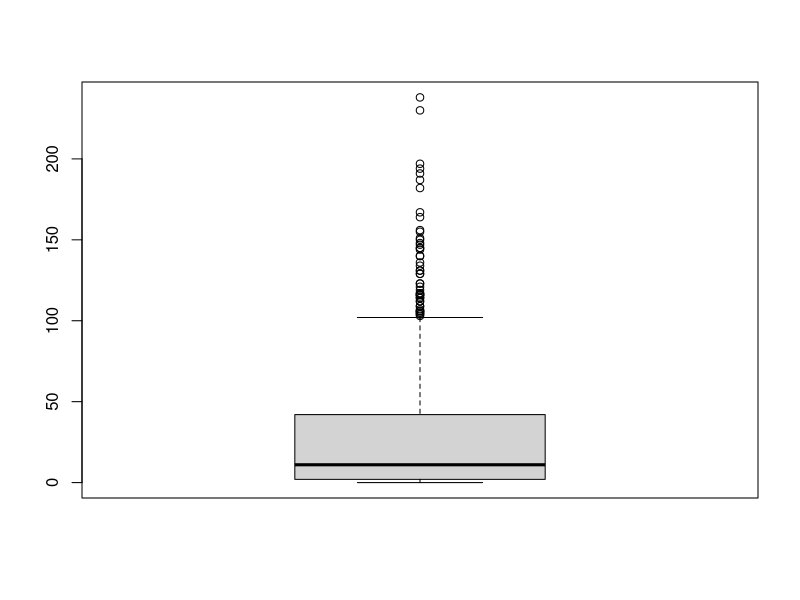
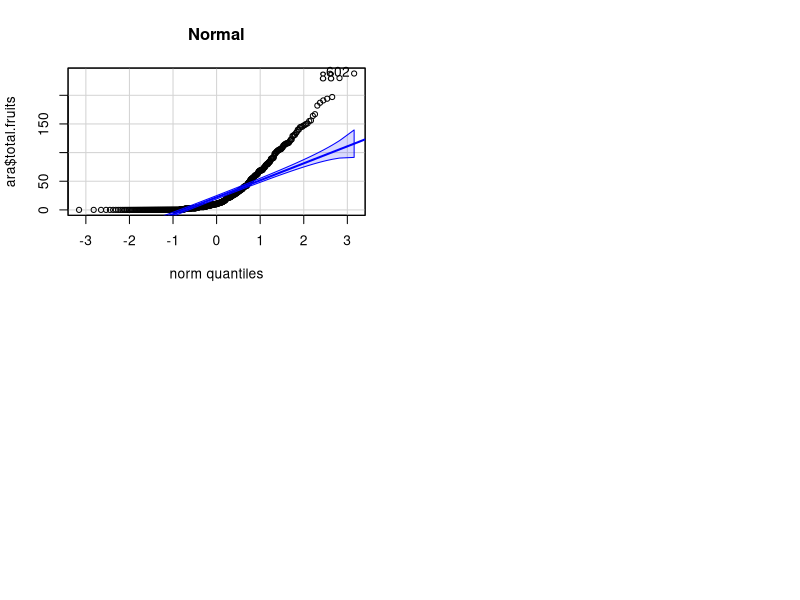

Write the R code that produced these figures, in order. (Note: this script raises an error after producing the figures.)
## ---- chunk 1
knitr::opts_chunk$set(echo = F)
library(MASS);library(ggplot2);library(lme4);library(car)
ara <- read.csv(file = "../arabidopsis.csv")
ara$gen <- as.factor(ara$gen)
ara$rack <- as.factor(ara$rack)
ara$nutrient <- as.factor(ara$nutrient)

## ---- chunk 2
boxplot(ara$total.fruits)
## ---- chunk 3

par(mfrow=c(2,2))
qqp(main="Normal",ara$total.fruits,"norm")
poisson <- fitdistr(ara$total.fruits, "Poisson")
qqp(main="Poisson",ara$total.fruits, "pois", poisson$estimate)
qqp(main="Lognormal", ara$total.fruits,"lnorm")
gamma <- fitdistr(x = ara$total.fruits+1,"gamma")
qqp(ara$total.fruits+1,main="Gamma","gamma",shape=gamma$estimate[[1]],rate=gamma$estimate[[2]])

## ---- chunk 4

